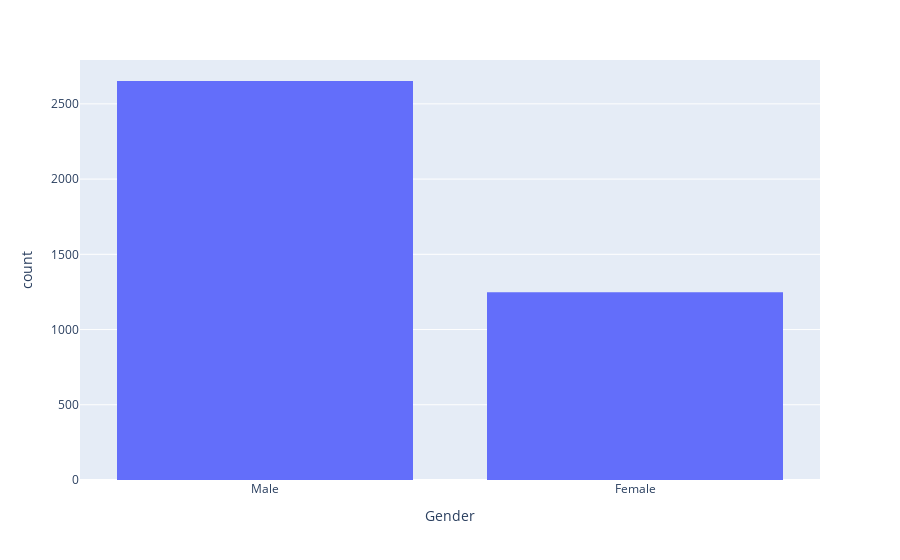

Here is the notebook cell this chart was saved with:
### Code cell
# 1.2.2. распределение покупателей по полу - основные покупатели - мужчины
fig = px.histogram(df, x="Gender", barmode='group', height=400)
fig.show()

### Figure 1 — Plotly figure (JSON) as saved in the notebook; plotly's stock layout.template omitted (floating-point values rounded to 4 significant figures; data arrays with more than 128 entries replaced by an {"elided": "..."} marker saying what was removed)
{"data": [{"alignmentgroup": "True", "bingroup": "x", "hovertemplate": "Gender=%{x}<br>count=%{y}<extra></extra>", "legendgroup": "", "marker": {"color": "#636efa", "pattern": {"shape": ""}}, "name": "", "offsetgroup": "", "orientation": "v", "showlegend": false, "type": "histogram", "x": {"elided": "3900 str values"}, "xaxis": "x", "yaxis": "y"}], "layout": {"autosize": true, "barmode": "group", "legend": {"tracegroupgap": 0}, "margin": {"t": 60}, "xaxis": {"anchor": "y", "autorange": true, "domain": [0, 1], "range": [-0.5, 1.5], "title": {"text": "Gender"}, "type": "category"}, "yaxis": {"anchor": "x", "autorange": true, "domain": [0, 1], "range": [0, 2792.0], "title": {"text": "count"}}}}
